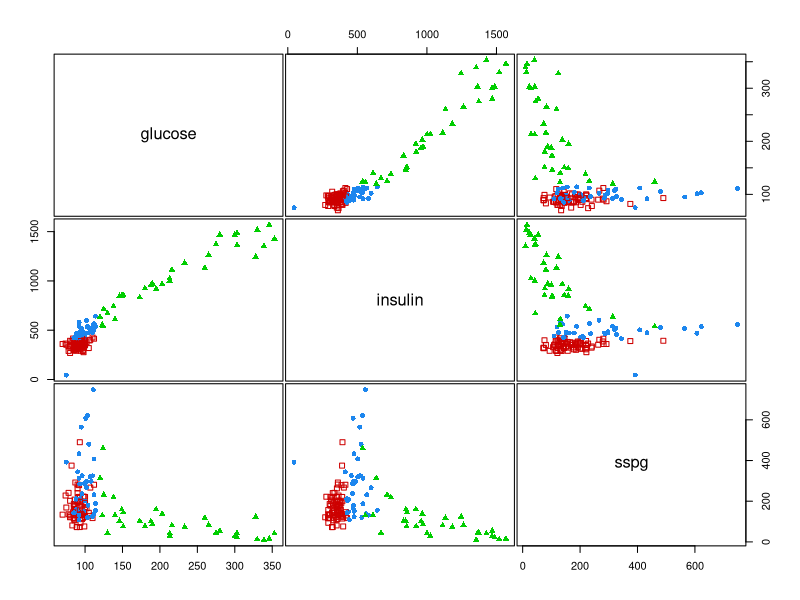
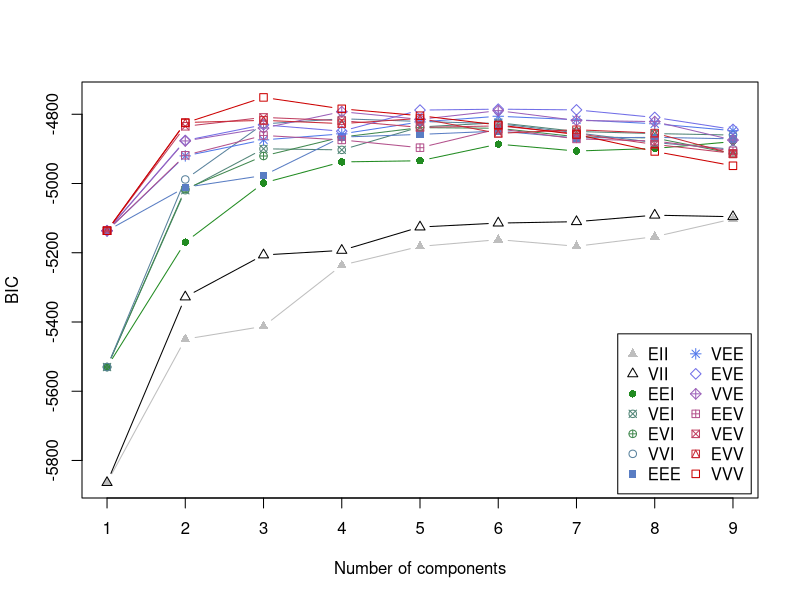
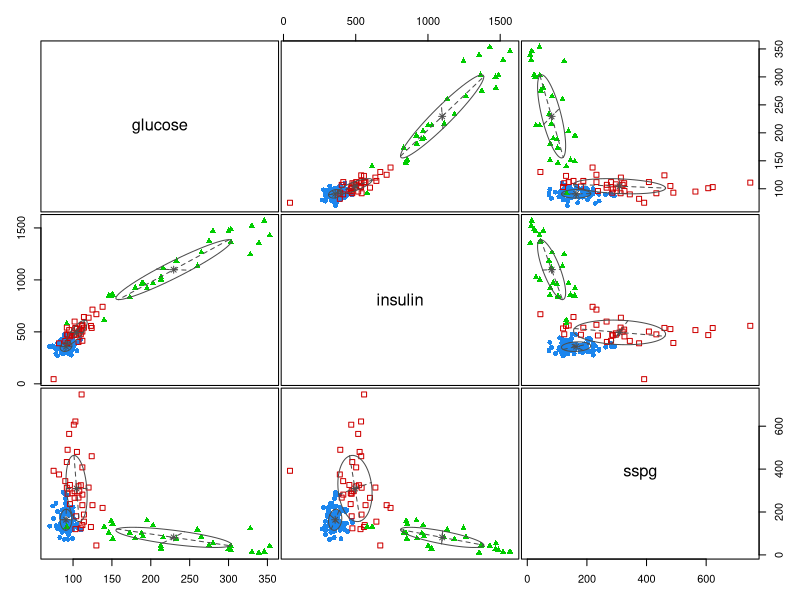
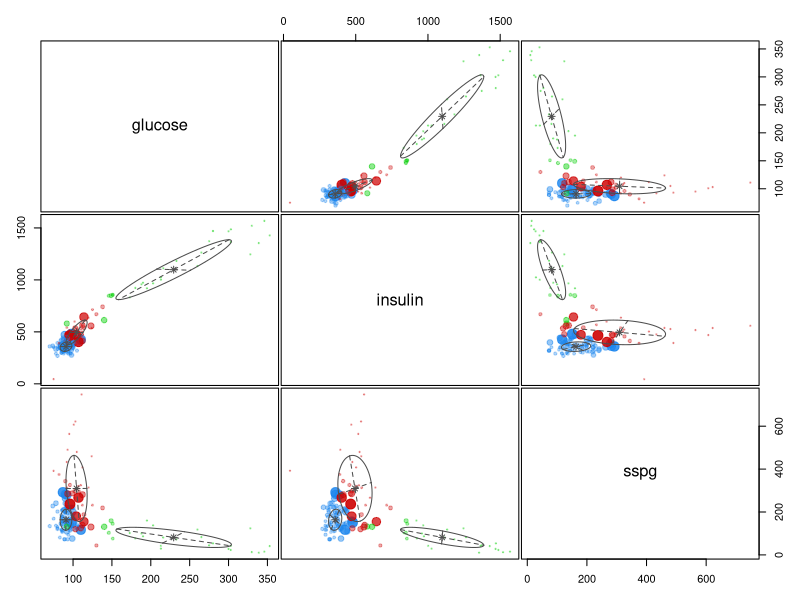
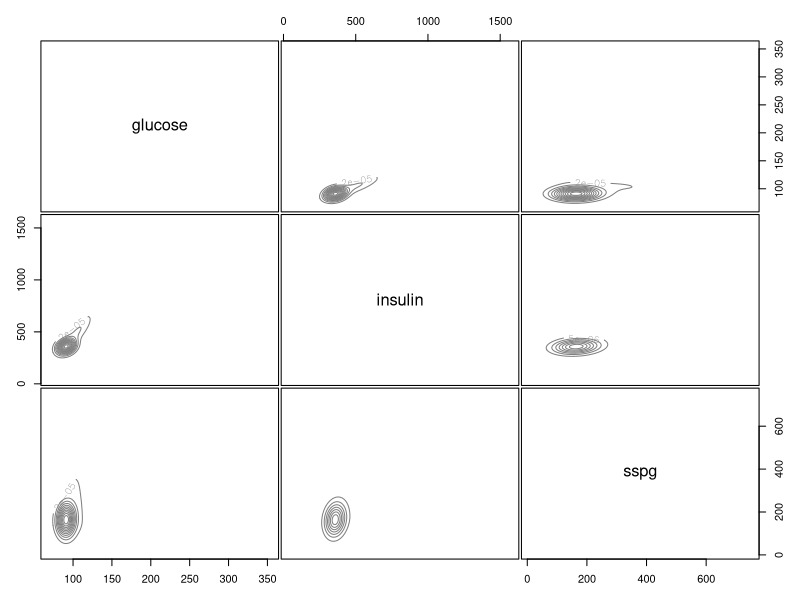
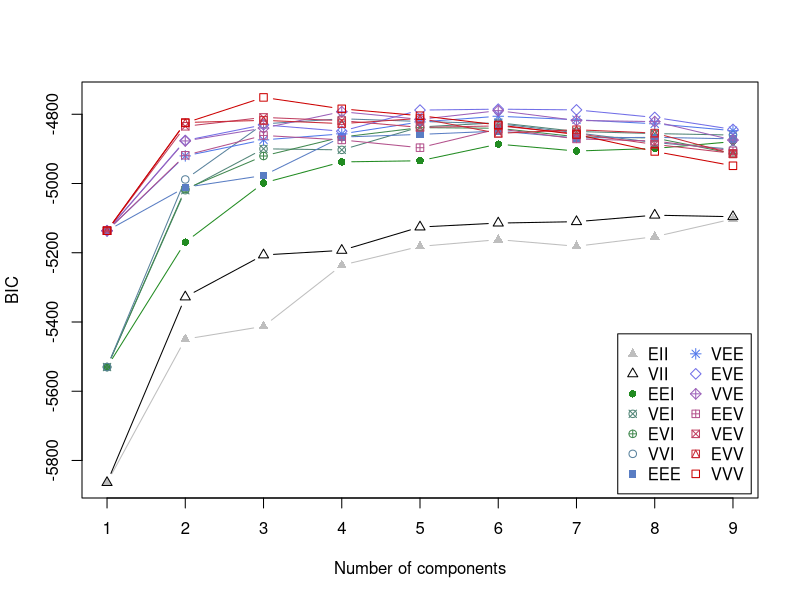
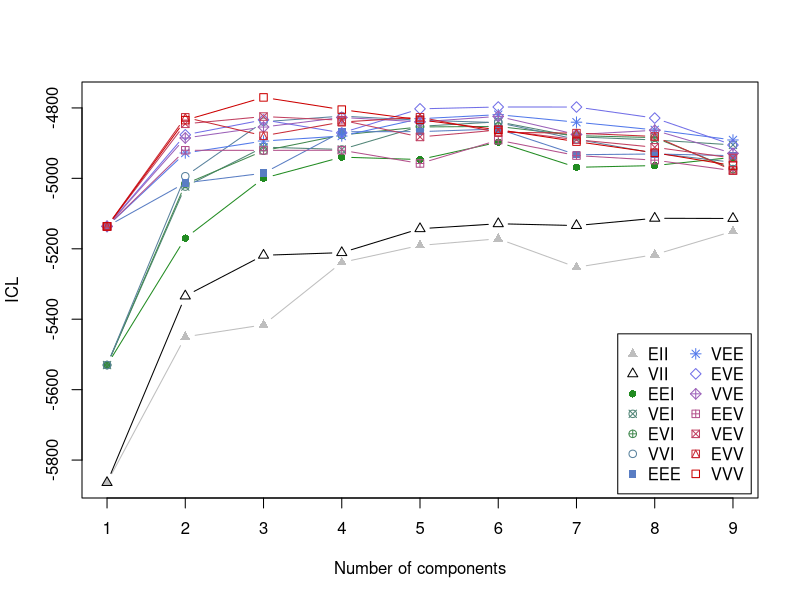

Here is the R script that generated these plots, in order:
## ---- chunk 1
require(mclust)
## ---- chunk 2
data(diabetes)
summary(diabetes)
## ---- chunk 3
data(diabetes)
head(diabetes)
class.d = diabetes$class
table(class.d)
X = diabetes[,-1]
head(X)
clPairs(X, class.d)
fit <- Mclust(X)
fit
summary(fit)
## ---- chunk 4
# 1: BIC
plot(fit, what = "BIC")
#table(class, fit$BIC)
#2: classification
plot(fit, what = "classification")
#table(class, fit$classification)
# 3: uncertainty
plot(fit, what = "uncertainty")
#table(class, fit$uncertainty)
# 4: density
plot(fit, what = "density")
#table(class, fit$density)
## ---- chunk 5
BIC = mclustBIC(X)
summary(BIC)
plot(BIC) # Only BIC plot
# plot(BIC,what = "BIC")
# The following just get BIC plot: plot(BIC,what = "classification"), plot(BIC,what = "uncertainty"), plot(BIC,what = "density")
## ---- chunk 6
ICL = mclustICL(X)
summary(ICL)
plot(ICL)  # Only ICL plot
## ---- chunk 7

#-------------------------------- Expectation  -----------------------------

expectation <- function(sample,p,a,b)
  {
  p_expectation <- (p*dbinom(sample,1,a)) / ( p*dbinom(sample,1,a) + (1-p)*dbinom(sample,1,b) )
  return(p_expectation)
}


#-------------------------------- Maximization   --------------------------------

maximization <- function(sample,epart){
  
  # estimate p
  
  p_temp <- mean(epart)
  
  # estimate a and b
  
  a_temp <- sum(sample*epart) / sum(epart)
  b_temp <- sum(sample*(1-epart)) / sum(1-epart)
  
  list(p_temp,a_temp,b_temp)   
}



#---------------------------- Expectation Maximization Algorithm  -------------------------

EM <- function(sample,p_inits,a_inits,b_inits,maxit=1000,tol=1e-6)
  {
  # Estimation of parameter(Initial)
  flag <- 0
  p_cur <- p_inits; a_cur <- a_inits; b_cur <- b_inits
  
  # Iterate between expectation and maximization parts
  
  for(i in 1:maxit){
    cur <- c(p_cur,a_cur,b_cur)
    new <- maximization(sample,expectation(sample, p_cur, a_cur, b_cur))
    p_new <- new[[1]]; a_new <- new[[2]]; b_new <- new[[3]]
    new_step <- c(p_new,a_new,b_new)
    
    # Stop iteration if the difference between the current and new estimates is less than a tolerance level
    if( all(abs(cur - new_step) < tol) ){ flag <- 1; break}
    
    
    # Otherwise continue iteration
    p_cur <- p_new; a_cur <- a_new; b_cur <- b_new
  }
  if(!flag) warning("Didn't converge\n")
  
  list(p_cur, a_cur, b_cur)
}



#------------------------------ Calculating Information matrix ----------------------------

Info.Mat.function <- function(sample, p.est, a.est, b.est){
  expectation.est <- expectation(sample,p.est, a.est, b.est)
  info.mat <- matrix(rep(0,9),3,3)
  info.mat[1,1] <- - sum(expectation.est)/(p.est^2)  - sum((1-expectation.est))/((1-p.est)^2) 
  info.mat[2,2] <- - sum(expectation.est*sample)/(a.est^2) - sum(expectation.est*(1-sample))/((1-a.est)^2)
  info.mat[3,3] <- - sum((1-expectation.est)*sample)/(b.est^2) - sum((1-expectation.est)*(1-sample))/((1-b.est)^2)
  return(-info.mat)
}


#------------------ Now Generate sample data --------------------------------

n <- 10000
p_true <- 0.85 # prob of using first coin
a_true <-  0.50 # the first coin has P(heads) = 0.50
b_true <-  0.70 # the second coin has P(heads) = 0.70
true <- c(p_true,a_true,b_true)
u <- ifelse(runif(n)<p_true, rbinom(n,1,a_true),rbinom(n,1,b_true))


# Set parameter estimates
p_init = 0.70; a_init = 0.70; b_init = 0.60


#--------------------Return EM Algorithm function and calculate Confidence Interval-----------------------------

output <- EM(u,p_init,a_init,b_init)


# Confidence Intervals
sd.out <- sqrt(diag(solve(Info.Mat.function(u,output[[1]],output[[2]],output[[3]]))))
data.frame("Truth" = true, "EM Estimate" = unlist(output), "Lower CI" = unlist(output) - qnorm(.975)*sd.out, "Upper CI" = unlist(output) + qnorm(.975)*sd.out)
